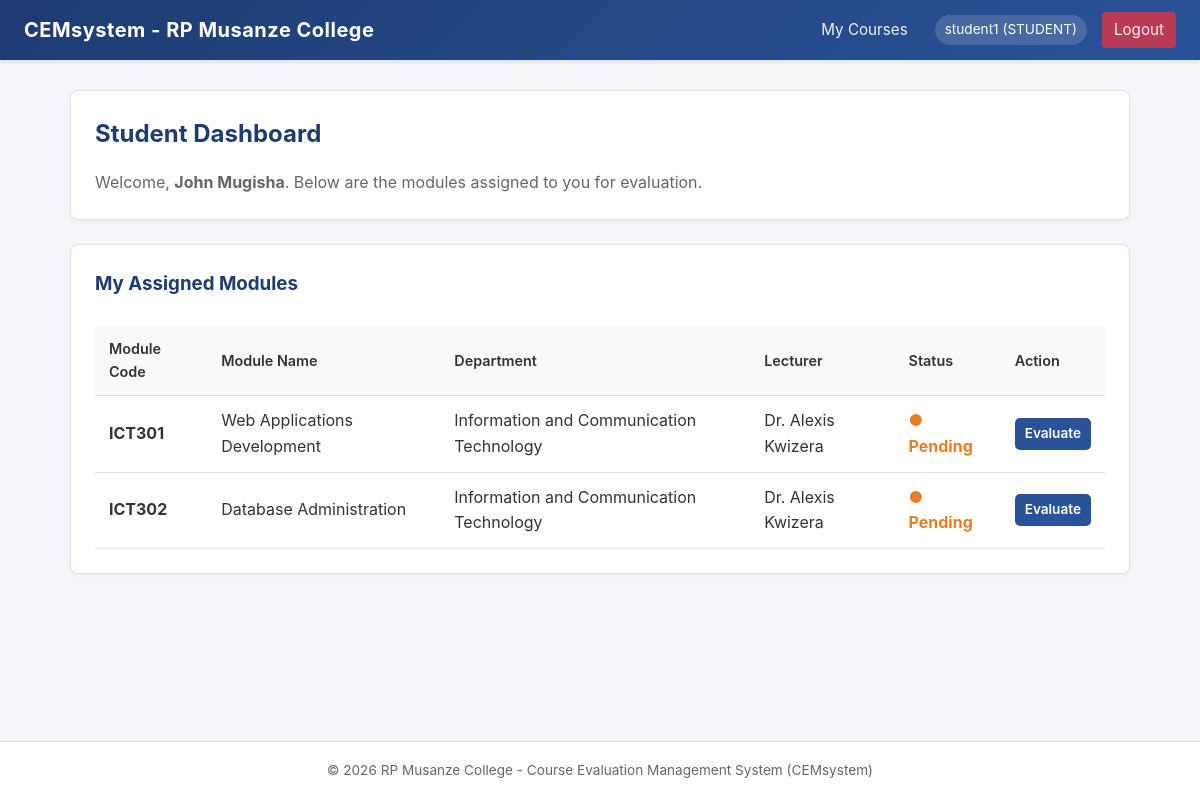
/student/dashboard.php (signed in), run on the app's committed database.
### tables this page shows
CREATE TABLE IF NOT EXISTS `courses` (
    `id` INT AUTO_INCREMENT PRIMARY KEY,
    `course_code` VARCHAR(50) NOT NULL UNIQUE,
    `course_name` VARCHAR(150) NOT NULL,
    `department_id` INT NOT NULL,
    `created_at` TIMESTAMP DEFAULT CURRENT_TIMESTAMP,
    CONSTRAINT `fk_courses_department` FOREIGN KEY (`department_id`) 
        REFERENCES `departments`(`id`) ON DELETE RESTRICT ON UPDATE CASCADE
);

CREATE TABLE IF NOT EXISTS `departments` (
    `id` INT AUTO_INCREMENT PRIMARY KEY,
    `name` VARCHAR(100) NOT NULL,
    `code` VARCHAR(20) NOT NULL UNIQUE
);

CREATE TABLE IF NOT EXISTS `lecturers` (
    `id` INT AUTO_INCREMENT PRIMARY KEY,
    `user_id` INT NULL,
    `name` VARCHAR(100) NOT NULL,
    `email` VARCHAR(100) NOT NULL UNIQUE,
    `department_id` INT NOT NULL,
    `created_at` TIMESTAMP DEFAULT CURRENT_TIMESTAMP,
    CONSTRAINT `fk_lecturers_user` FOREIGN KEY (`user_id`) 
        REFERENCES `users`(`id`) ON DELETE SET NULL ON UPDATE CASCADE,
    CONSTRAINT `fk_lecturers_department` FOREIGN KEY (`department_id`) 
        REFERENCES `departments`(`id`) ON DELETE RESTRICT ON UPDATE CASCADE
);

### student/dashboard.php (the view, shortened to what this page needs)
<?php
require_once __DIR__ . '/../config/db.php';
$student_id = $_SESSION['student_id'] ?? null;
$courses = [];
if ($student_id) {
    $stmt = $pdo->prepare("
        SELECT
            c.id AS course_id,
            c.course_code,
            c.course_name,
            d.name AS department_name,
            l.id AS lecturer_id,
            l.name AS lecturer_name,
            e.id AS evaluation_id
        FROM student_courses sc
        JOIN courses c ON sc.course_id = c.id
        JOIN departments d ON c.department_id = d.id
        LEFT JOIN lecturer_courses lc ON lc.course_id = c.id
        LEFT JOIN lecturers l ON lc.lecturer_id = l.id
        LEFT JOIN evaluations e ON (e.student_id = ? AND e.course_id = c.id AND (e.lecturer_id = l.id OR l.id IS NULL))
        WHERE sc.student_id = ?
        ORDER BY c.course_code ASC
    ");
    $stmt->execute([$student_id, $student_id]);
    $courses = $stmt->fetchAll();
}
require_once __DIR__ . '/../includes/header.php';
?>
<div class="card">
    <h2>Student Dashboard</h2>
    <p style="color: var(--text-muted);">
        Welcome, <strong><?= htmlspecialchars($_SESSION['student_name'] ?? $_SESSION['username']) ?></strong>.
        Below are the modules assigned to you for evaluation.
    </p>
</div>
<div class="card">
    <h3>My Assigned Modules</h3>
    <div class="table-responsive">
        <table>
            <thead>
                <tr>
                    <th>Module Code</th>
                    <th>Module Name</th>
                    <th>Department</th>
                    <th>Lecturer</th>
                    <th>Status</th>
                    <th>Action</th>
                </tr>
            </thead>
            <tbody>
                <?php if (empty($courses)): ?>
                    <tr>
                        <td colspan="6" style="text-align: center; color: var(--text-muted);">
                            No courses have been assigned to you yet. Please check back later.
                        </td>
                    </tr>
                <?php else: ?>
                    <?php foreach ($courses as $c): ?>
                        <tr>
                            <td><strong><?= htmlspecialchars($c['course_code']) ?></strong></td>
                            <td><?= htmlspecialchars($c['course_name']) ?></td>
                            <td><?= htmlspecialchars($c['department_name']) ?></td>
                            <td><?= htmlspecialchars($c['lecturer_name'] ?? 'Not yet assigned') ?></td>
                            <td>
                                <?php if ($c['evaluation_id']): ?>
                                    <span style="color: var(--success); font-weight: bold;">&#10004; Evaluated</span>
                                <?php else: ?>
                                    <span style="color: #e67e22; font-weight: bold;">&#9679; Pending</span>
                                <?php endif; ?>
                            </td>
                            <td>
                                <?php if ($c['evaluation_id']): ?>
                                    <button class="btn btn-secondary btn-sm" disabled>Completed</button>
                                <?php elseif (empty($c['lecturer_id'])): ?>
                                    <button class="btn btn-secondary btn-sm" disabled title="No lecturer assigned to this module yet">Evaluate</button>
                                <?php else: ?>
                                    <a href="evaluate.php?course_id=<?= $c['course_id'] ?>&lecturer_id=<?= $c['lecturer_id'] ?>" class="btn btn-primary btn-sm">Evaluate</a>
                                <?php endif; ?>
                            </td>
                        </tr>
                    <?php endforeach; ?>
                <?php endif; ?>
            </tbody>
        </table>
    </div>
</div>
<?php require_once __DIR__ . '/../includes/footer.php'; ?>

### style.css (style rules this page uses)
:root { --primary: #1e3c72; --primary-hover: #162c55; --secondary: #2a5298; --accent: #00adb5; --bg: #f4f6f9; --card-bg: #ffffff; --text-color: #333333; --text-muted: #666666; --border-color: #e0e0e0; --success: #28a745; --danger: #dc3545; --warning: #ffc107; }
* { box-sizing: border-box; margin: 0; padding: 0; font-family: -apple-system, BlinkMacSystemFont, "Segoe UI", Roboto, Helvetica, Arial, sans-serif; }
body { background-color: var(--bg); color: var(--text-color); line-height: 1.6; min-height: 100vh; display: flex; flex-direction: column; }
.card { background: var(--card-bg); border-radius: 8px; padding: 24px; margin-bottom: 24px; border: 1px solid var(--border-color); box-shadow: 0 2px 5px rgba(0,0,0,0.04); }
.card h2, .card h3 { margin-bottom: 16px; color: var(--primary); }
.btn { display: inline-block; padding: 9px 18px; font-size: 0.95rem; font-weight: 600; border-radius: 5px; text-decoration: none; cursor: pointer; border: none; transition: background-color 0.2s, transform 0.1s; }
.btn-primary { background-color: var(--secondary); color: white; }
.btn-sm { padding: 5px 10px; font-size: 0.85rem; }
.table-responsive { overflow-x: auto; }
table { width: 100%; border-collapse: collapse; margin-top: 10px; }
table th, table td { padding: 12px 14px; text-align: left; border-bottom: 1px solid var(--border-color); }
table th { background-color: #f8f9fa; color: var(--text-color); font-weight: 600; font-size: 0.9rem; }

### data on the page
courses: course_code "ICT301", course_name "Web Applications Development", department.name "Information and Communication Technology", lecturers.name "Dr. Alexis Kwizera"
courses: course_code "ICT302", course_name "Database Administration", department.name "Information and Communication Technology", lecturers.name "Dr. Alexis Kwizera"

### other printed values
$_SESSION['username'] "student1"
$_SESSION['role'] "STUDENT"
$_SESSION['student_name'] "John Mugisha"
